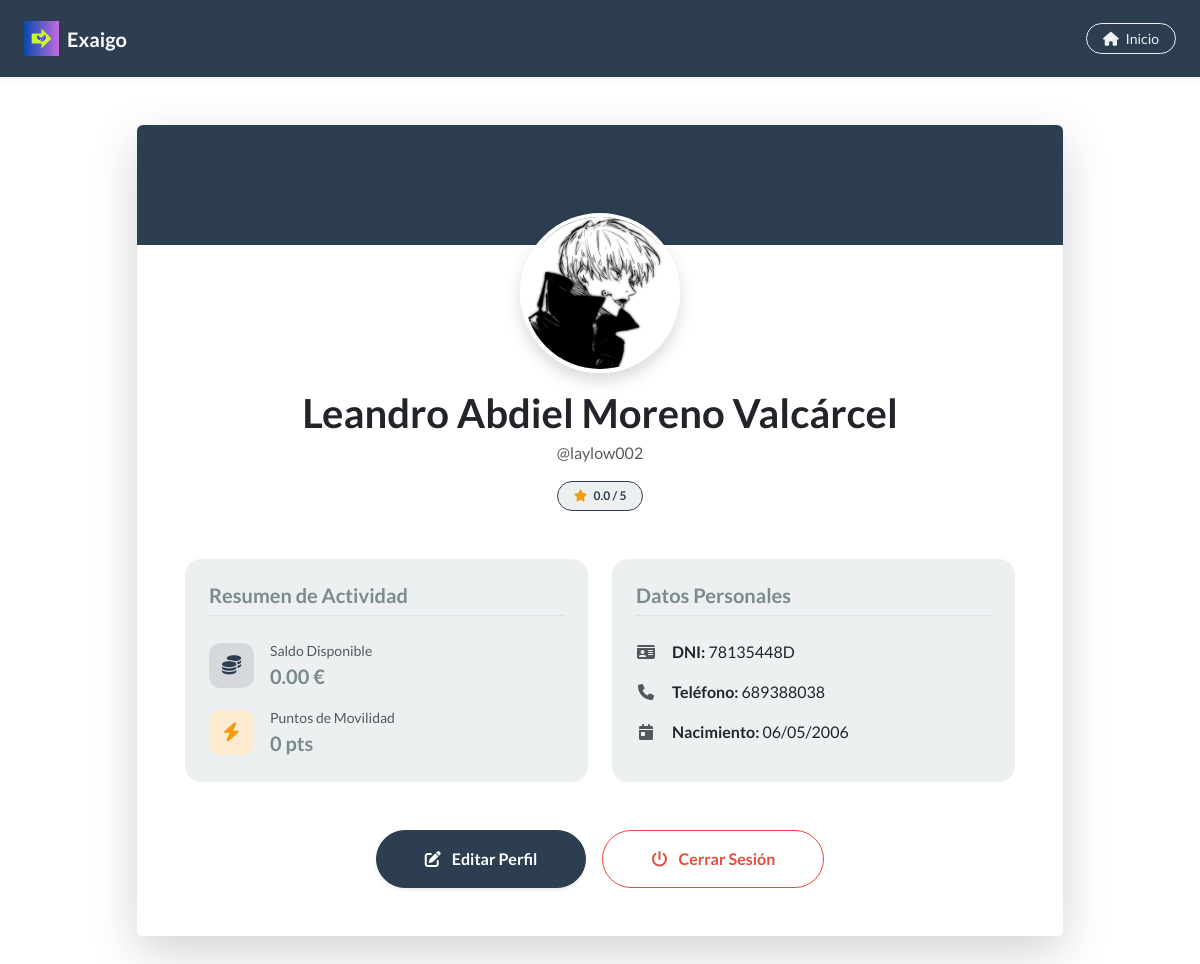
/app/usuario/3/ (signed in), run on an earlier commit of the app's database.
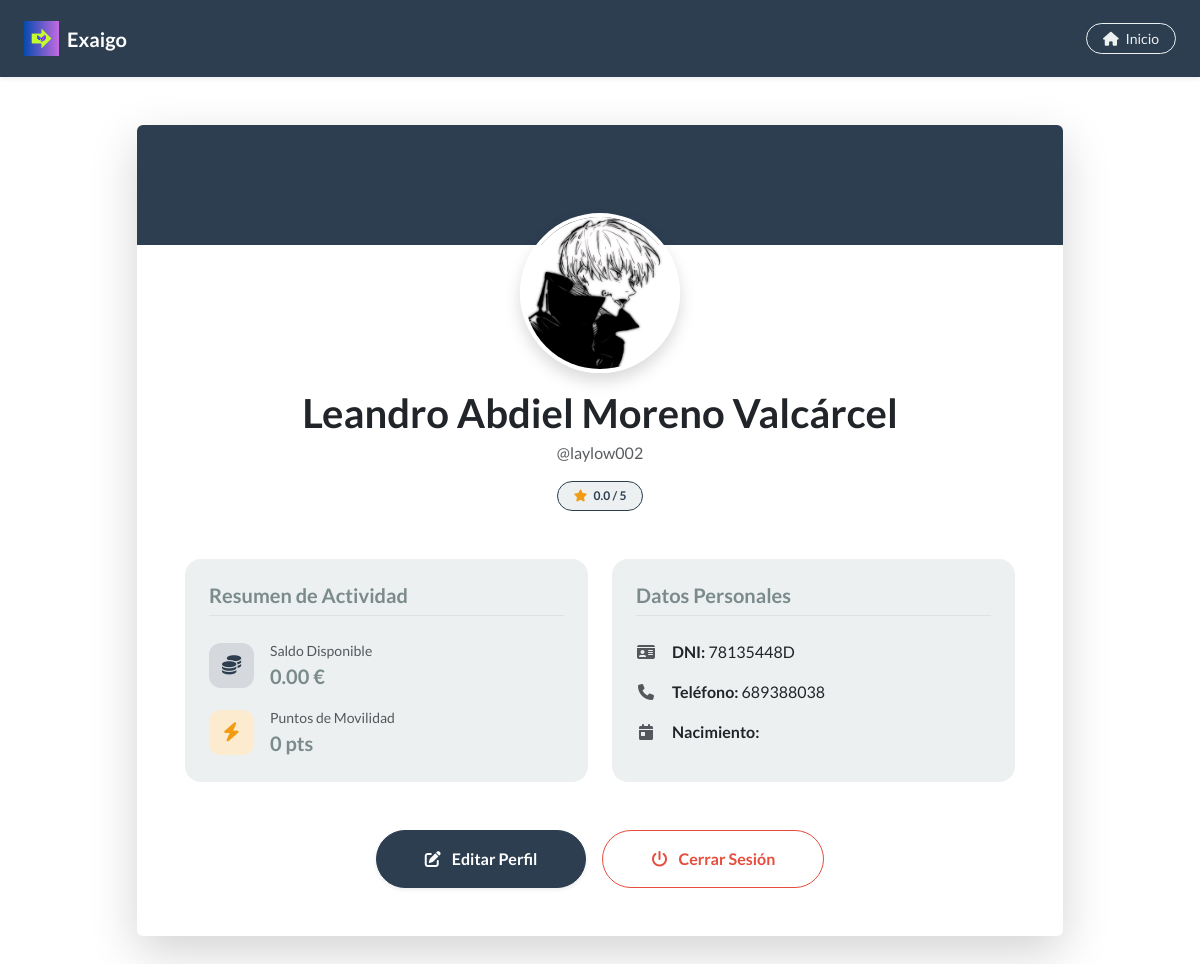
And on a later commit of the database.
### app/models.py (models this page shows, shortened)
class Usuario(AbstractUser):
    telefono = models.CharField(max_length=20, unique=True)
    nombre = models.CharField(max_length=100, blank=True)
    apellidos = models.CharField(max_length=100, blank=True)
    fechaNacimiento = models.DateField(null=True, blank=True)
    dni = models.CharField(max_length=9, unique=True)
    fotoPerfil = models.ImageField(upload_to="perfiles/", null=True, blank=True)
    verificado = models.BooleanField(default=False)
    puntosMovilidad = models.IntegerField(default=0)
    saldo = models.DecimalField(max_digits=10, decimal_places=2, default=0.00)
    esConductor = models.BooleanField(default=False)
    @property
    def valoracion_media(self):
        media = self.comentariosRecibidos.aggregate(Avg('puntuacion'))['puntuacion__avg']
        return round(media, 1) if media else 0.0

### app/views.py (the view)
# urls.py: path('usuario/<int:pk>/', views.UsuarioDetailView.as_view(), name='usuario_detalle'),
class UsuarioDetailView(LoginRequiredMixin, DetailView):
    template_name = 'app/usuario_detalle.html'
    model = Usuario
    context_object_name = "usuario"

### app/templates/app/usuario_detalle.html (shortened to what this page needs)
{% extends 'app/base.html' %}
{% load static %}
{% block css %}
<link rel="stylesheet" href="{% static 'css/usuario_detalle.css' %}">
{% endblock %}
{% block header %}
<nav class="navbar navbar-expand navbar-dark bg-primary shadow-sm">
    <div class="container-fluid px-4">
        <a class="navbar-brand d-flex align-items-center" href="{% url 'inicio' %}">
            <img src="{% static 'img/ExaigoLogo.png' %}" alt="Logo Exaigo" class="navbar-logo me-2">
            <span class="fw-bold tracking-wide">Exaigo</span>
        </a>
        <div class="ms-auto d-flex align-items-center">
            <a href="{% url 'inicio' %}" class="btn btn-outline-light btn-sm rounded-pill px-3">
                <i class="fa-solid fa-house me-1"></i> Inicio
            </a>
        </div>
    </div>
</nav>
{% endblock %}
{% block contenido %}
<div class="container py-5">
    <div class="row justify-content-center">
        <div class="col-lg-10">
            <div class="card border-0 shadow-lg overflow-hidden profile-card">
                <div class="profile-cover bg-primary"></div>
                <div class="card-body p-4 p-md-5 pt-0">
                    <div class="text-center profile-header-content">
                        <div class="position-relative d-inline-block mb-3">
                            {% if usuario.fotoPerfil %}
                                <img src="{{ usuario.fotoPerfil.url }}" class="rounded-circle profile-img border border-4 border-white shadow">
                            {% else %}
                                <div class="rounded-circle profile-img border border-4 border-white shadow bg-light d-flex align-items-center justify-content-center">
                                    <i class="fa-solid fa-user fa-4x text-secondary"></i>
                                </div>
                            {% endif %}
                        </div>
                        <h2 class="fw-bold mb-1">{{ usuario.nombre }} {{ usuario.apellidos }}</h2>
                        <p class="text-muted mb-3">@{{ usuario.username }}</p>
                        <div class="d-flex justify-content-center gap-2 mb-4">
                            <span class="badge bg-light text-primary border border-primary rounded-pill px-3 py-2">
                                <i class="fa-solid fa-star text-warning me-1"></i> {{ usuario.valoracion_media }} / 5
                            </span>
                        </div>
                    </div>
                    <div class="row g-4 mt-2">
                        <div class="col-md-6">
                            <div class="stat-box p-4 rounded-4 bg-light border-0 h-100">
                                <h5 class="fw-bold text-dark mb-4 border-bottom pb-2">Resumen de Actividad</h5>
                                <div class="d-flex align-items-center mb-3">
                                    <div class="icon-circle bg-primary-subtle text-primary me-3">
                                        <i class="fa-solid fa-coins"></i>
                                    </div>
                                    <div>
                                        <small class="text-muted d-block">Saldo Disponible</small>
                                        <span class="fw-bold fs-5 text-dark">{{ usuario.saldo }} €</span>
                                    </div>
                                </div>
                                <div class="d-flex align-items-center">
                                    <div class="icon-circle bg-warning-subtle text-warning me-3">
                                        <i class="fa-solid fa-bolt"></i>
                                    </div>
                                    <div>
                                        <small class="text-muted d-block">Puntos de Movilidad</small>
                                        <span class="fw-bold fs-5 text-dark">{{ usuario.puntosMovilidad }} pts</span>
                                    </div>
                                </div>
                            </div>
                        </div>
                        <div class="col-md-6">
                            <div class="stat-box p-4 rounded-4 bg-light border-0 h-100">
                                <h5 class="fw-bold text-dark mb-4 border-bottom pb-2">Datos Personales</h5>
                                <ul class="list-unstyled mb-0">
                                    <li class="mb-3 d-flex align-items-center">
                                        <i class="fa-solid fa-id-card text-muted me-3 w-20px"></i>
                                        <span><strong>DNI:</strong> {{ usuario.dni }}</span>
                                    </li>
                                    <li class="mb-3 d-flex align-items-center">
                                        <i class="fa-solid fa-phone text-muted me-3 w-20px"></i>
                                        <span><strong>Teléfono:</strong> {{ usuario.telefono }}</span>
                                    </li>
                                    <li class="d-flex align-items-center">
                                        <i class="fa-solid fa-calendar-day text-muted me-3 w-20px"></i>
                                        <span><strong>Nacimiento:</strong> {{ usuario.fechaNacimiento|date:"d/m/Y" }}</span>
                                    </li>
                                </ul>
                            </div>
                        </div>
                    </div>
                    <div class="text-center mt-5 d-flex flex-column flex-sm-row justify-content-center gap-3">
                        <a href="{% url 'usuario_editar' usuario.pk %}" class="btn btn-primary px-5 py-3 rounded-pill fw-bold shadow-sm">
                            <i class="fa-solid fa-pen-to-square me-2"></i> Editar Perfil
                        </a>
                        <form method="post" action="{% url 'logout' %}">
                            <button type="submit" class="btn btn-outline-danger px-5 py-3 rounded-pill fw-bold w-100">
                                <i class="fa-solid fa-power-off me-2"></i> Cerrar Sesión
                            </button>
                        </form>
                    </div>
                </div>
            </div>
        </div>
    </div>
</div>
{% endblock %}

### app/templates/app/base.html (shortened to what this page needs)
{% load static %}
<!DOCTYPE html>
<html lang="es">
<head>
    <link rel="stylesheet" href="{% static 'css/base.css' %}">
    {% block css %}{% endblock %}
    <link rel="stylesheet" href="https://cdnjs.cloudflare.com/ajax/libs/font-awesome/6.5.1/css/all.min.css">
    <link href="https://cdn.jsdelivr.net/npm/bootswatch@5.3.3/dist/flatly/bootstrap.min.css" rel="stylesheet">
    <link rel="stylesheet" href="https://unpkg.com/leaflet@1.9.4/dist/leaflet.css"/>
</head>
<body>
    {% block header %}{% endblock %}
    {% block contenido %}{% endblock %}
</body>
</html>

### app/static/css/usuario_detalle.css (style rules this page uses)
.navbar-logo { height: 35px; width: auto; }
.profile-card { border-radius: 20px; }
.profile-cover { height: 120px; width: 100%; }
.profile-header-content { margin-top: -80px; }
.profile-img { width: 160px; height: 160px; object-fit: cover; }
.stat-box { transition: transform 0.2s; }
.icon-circle { width: 45px; height: 45px; border-radius: 12px; display: flex; align-items: center; justify-content: center; font-size: 1.2rem; }
.bg-primary-subtle { background-color: #e7f1ff; }
.bg-warning-subtle { background-color: #fff9e6; }
.w-20px { width: 20px; text-align: center; }
.btn-primary { background-color: #2c3e50; border-color: #2c3e50; }

What changed in the data, as far as the page shows it:
changed Usuario "Leandro Abdiel": fechaNacimiento "06/05/2006" → (not shown)
